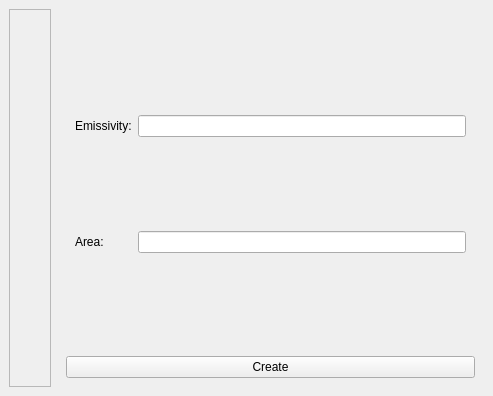
<?xml version="1.0" encoding="UTF-8"?>
<ui version="4.0">
 <class>RadiacaoAPP</class>
 <widget class="QMainWindow" name="RadiacaoAPP">
  <property name="geometry">
   <rect>
    <x>0</x>
    <y>0</y>
    <width>493</width>
    <height>396</height>
   </rect>
  </property>
  <property name="sizePolicy">
   <sizepolicy hsizetype="Fixed" vsizetype="Fixed">
    <horstretch>0</horstretch>
    <verstretch>0</verstretch>
   </sizepolicy>
  </property>
  <property name="maximumSize">
   <size>
    <width>493</width>
    <height>396</height>
   </size>
  </property>
  <property name="windowTitle">
   <string>RadiacaoAPP</string>
  </property>
  <widget class="QWidget" name="centralwidget">
   <layout class="QHBoxLayout" name="horizontalLayout">
    <item>
     <widget class="QFrame" name="frame">
      <property name="frameShape">
       <enum>QFrame::StyledPanel</enum>
      </property>
      <property name="frameShadow">
       <enum>QFrame::Raised</enum>
      </property>
      <layout class="QGridLayout" name="gridLayout">
       <property name="leftMargin">
        <number>0</number>
       </property>
       <property name="topMargin">
        <number>0</number>
       </property>
       <property name="rightMargin">
        <number>0</number>
       </property>
       <property name="bottomMargin">
        <number>0</number>
       </property>
       <property name="spacing">
        <number>0</number>
       </property>
       <item row="4" column="0" alignment="Qt::AlignHCenter">
        <widget class="QPushButton" name="res_but">
         <property name="focusPolicy">
          <enum>Qt::NoFocus</enum>
         </property>
         <property name="toolTip">
          <string>&lt;html&gt;&lt;head/&gt;&lt;body&gt;&lt;p&gt;Solve&lt;/p&gt;&lt;/body&gt;&lt;/html&gt;</string>
         </property>
         <property name="text">
          <string/>
         </property>
         <property name="icon">
          <iconset resource="resources RDAPP/res.qrc">
           <normaloff>:/MainWindow/solve.png</normaloff>:/MainWindow/solve.png</iconset>
         </property>
         <property name="iconSize">
          <size>
           <width>60</width>
           <height>60</height>
          </size>
         </property>
         <property name="flat">
          <bool>true</bool>
         </property>
        </widget>
       </item>
       <item row="2" column="0" alignment="Qt::AlignHCenter">
        <widget class="QPushButton" name="cpl_but">
         <property name="focusPolicy">
          <enum>Qt::NoFocus</enum>
         </property>
         <property name="toolTip">
          <string>&lt;html&gt;&lt;head/&gt;&lt;body&gt;&lt;p&gt;Couplings&lt;/p&gt;&lt;/body&gt;&lt;/html&gt;</string>
         </property>
         <property name="text">
          <string/>
         </property>
         <property name="icon">
          <iconset resource="resources RDAPP/res.qrc">
           <normaloff>:/MainWindow/coupling.png</normaloff>:/MainWindow/coupling.png</iconset>
         </property>
         <property name="iconSize">
          <size>
           <width>60</width>
           <height>60</height>
          </size>
         </property>
         <property name="flat">
          <bool>true</bool>
         </property>
        </widget>
       </item>
       <item row="1" column="0" alignment="Qt::AlignHCenter">
        <widget class="QPushButton" name="view_but">
         <property name="focusPolicy">
          <enum>Qt::NoFocus</enum>
         </property>
         <property name="toolTip">
          <string>&lt;html&gt;&lt;head/&gt;&lt;body&gt;&lt;p&gt;Views&lt;/p&gt;&lt;/body&gt;&lt;/html&gt;</string>
         </property>
         <property name="text">
          <string/>
         </property>
         <property name="icon">
          <iconset resource="resources RDAPP/res.qrc">
           <normaloff>:/MainWindow/view.png</normaloff>:/MainWindow/view.png</iconset>
         </property>
         <property name="iconSize">
          <size>
           <width>60</width>
           <height>60</height>
          </size>
         </property>
         <property name="flat">
          <bool>true</bool>
         </property>
        </widget>
       </item>
       <item row="0" column="0" alignment="Qt::AlignHCenter">
        <widget class="QPushButton" name="radsurf_but">
         <property name="enabled">
          <bool>true</bool>
         </property>
         <property name="sizePolicy">
          <sizepolicy hsizetype="Fixed" vsizetype="Fixed">
           <horstretch>0</horstretch>
           <verstretch>0</verstretch>
          </sizepolicy>
         </property>
         <property name="focusPolicy">
          <enum>Qt::NoFocus</enum>
         </property>
         <property name="toolTip">
          <string notr="true" comment="rwerwerw" extracomment="Hey">&lt;html&gt;&lt;head/&gt;&lt;body&gt;&lt;p&gt;Radiant Surfaces&lt;/p&gt;&lt;/body&gt;&lt;/html&gt;</string>
         </property>
         <property name="toolTipDuration">
          <number>-1</number>
         </property>
         <property name="statusTip">
          <string/>
         </property>
         <property name="whatsThis">
          <string/>
         </property>
         <property name="text">
          <string/>
         </property>
         <property name="icon">
          <iconset resource="resources RDAPP/res.qrc">
           <normaloff>:/MainWindow/radsurf.png</normaloff>:/MainWindow/radsurf.png</iconset>
         </property>
         <property name="iconSize">
          <size>
           <width>60</width>
           <height>60</height>
          </size>
         </property>
         <property name="flat">
          <bool>true</bool>
         </property>
        </widget>
       </item>
       <item row="3" column="0" alignment="Qt::AlignHCenter">
        <widget class="QPushButton" name="load_but">
         <property name="focusPolicy">
          <enum>Qt::NoFocus</enum>
         </property>
         <property name="toolTip">
          <string>&lt;html&gt;&lt;head/&gt;&lt;body&gt;&lt;p&gt;Loads&lt;/p&gt;&lt;/body&gt;&lt;/html&gt;</string>
         </property>
         <property name="text">
          <string/>
         </property>
         <property name="icon">
          <iconset resource="resources RDAPP/res.qrc">
           <normaloff>:/MainWindow/loads.png</normaloff>:/MainWindow/loads.png</iconset>
         </property>
         <property name="iconSize">
          <size>
           <width>60</width>
           <height>60</height>
          </size>
         </property>
         <property name="flat">
          <bool>true</bool>
         </property>
        </widget>
       </item>
      </layout>
     </widget>
    </item>
    <item>
     <widget class="QStackedWidget" name="stackedWidget">
      <property name="currentIndex">
       <number>0</number>
      </property>
      <widget class="QWidget" name="page">
       <layout class="QGridLayout" name="gridLayout_3">
        <item row="0" column="0" colspan="2">
         <widget class="QFrame" name="frame_2">
          <property name="frameShape">
           <enum>QFrame::NoFrame</enum>
          </property>
          <property name="frameShadow">
           <enum>QFrame::Raised</enum>
          </property>
          <layout class="QGridLayout" name="gridLayout_2">
           <item row="0" column="0">
            <widget class="QLabel" name="label">
             <property name="text">
              <string>Emissivity:</string>
             </property>
            </widget>
           </item>
           <item row="0" column="1">
            <widget class="QLineEdit" name="emissivity_text">
             <property name="alignment">
              <set>Qt::AlignRight|Qt::AlignTrailing|Qt::AlignVCenter</set>
             </property>
            </widget>
           </item>
           <item row="1" column="0">
            <widget class="QLabel" name="label_2">
             <property name="text">
              <string>Area:</string>
             </property>
            </widget>
           </item>
           <item row="1" column="1">
            <widget class="QLineEdit" name="area_text">
             <property name="alignment">
              <set>Qt::AlignRight|Qt::AlignTrailing|Qt::AlignVCenter</set>
             </property>
            </widget>
           </item>
          </layout>
         </widget>
        </item>
        <item row="1" column="0" colspan="2">
         <widget class="QPushButton" name="submit_radsurf_but">
          <property name="focusPolicy">
           <enum>Qt::NoFocus</enum>
          </property>
          <property name="text">
           <string>Create</string>
          </property>
         </widget>
        </item>
       </layout>
      </widget>
      <widget class="QWidget" name="page_2">
       <layout class="QGridLayout" name="gridLayout_5">
        <item row="0" column="0" colspan="2">
         <widget class="QFrame" name="frame_3">
          <property name="frameShape">
           <enum>QFrame::NoFrame</enum>
          </property>
          <property name="frameShadow">
           <enum>QFrame::Raised</enum>
          </property>
          <layout class="QGridLayout" name="gridLayout_4">
           <item row="2" column="0">
            <widget class="QLabel" name="label_3">
             <property name="text">
              <string>View Factor:</string>
             </property>
            </widget>
           </item>
           <item row="2" column="1" colspan="2">
            <widget class="QLineEdit" name="view_viewfactor_text">
             <property name="alignment">
              <set>Qt::AlignRight|Qt::AlignTrailing|Qt::AlignVCenter</set>
             </property>
            </widget>
           </item>
           <item row="1" column="0">
            <widget class="QLabel" name="label_5">
             <property name="text">
              <string>Arrival Radiant Surface:</string>
             </property>
            </widget>
           </item>
           <item row="0" column="0">
            <widget class="QLabel" name="label_4">
             <property name="maximumSize">
              <size>
               <width>171</width>
               <height>16777215</height>
              </size>
             </property>
             <property name="text">
              <string>Departure Radiant Surface:</string>
             </property>
            </widget>
           </item>
           <item row="1" column="1" colspan="2">
            <widget class="QComboBox" name="view_arrival_radsurf_combobox"/>
           </item>
           <item row="0" column="1" colspan="2">
            <widget class="QComboBox" name="view_departure_radsurf_combobox"/>
           </item>
          </layout>
         </widget>
        </item>
        <item row="1" column="0">
         <widget class="QPushButton" name="clear_all_views_but">
          <property name="focusPolicy">
           <enum>Qt::NoFocus</enum>
          </property>
          <property name="toolTip">
           <string>&lt;html&gt;&lt;head/&gt;&lt;body&gt;&lt;p&gt;Clear All Views&lt;/p&gt;&lt;/body&gt;&lt;/html&gt;</string>
          </property>
          <property name="text">
           <string>Clear</string>
          </property>
         </widget>
        </item>
        <item row="1" column="1">
         <widget class="QPushButton" name="create_view_but">
          <property name="focusPolicy">
           <enum>Qt::NoFocus</enum>
          </property>
          <property name="text">
           <string>Create</string>
          </property>
         </widget>
        </item>
       </layout>
      </widget>
      <widget class="QWidget" name="page_3">
       <layout class="QGridLayout" name="gridLayout_7">
        <item row="1" column="1">
         <widget class="QPushButton" name="create_cpl_but">
          <property name="focusPolicy">
           <enum>Qt::NoFocus</enum>
          </property>
          <property name="text">
           <string>Create</string>
          </property>
         </widget>
        </item>
        <item row="1" column="0">
         <widget class="QPushButton" name="clear_all_cpl_but">
          <property name="focusPolicy">
           <enum>Qt::NoFocus</enum>
          </property>
          <property name="toolTip">
           <string>&lt;html&gt;&lt;head/&gt;&lt;body&gt;&lt;p&gt;Clear All Couplings&lt;/p&gt;&lt;/body&gt;&lt;/html&gt;</string>
          </property>
          <property name="text">
           <string>Clear</string>
          </property>
         </widget>
        </item>
        <item row="0" column="0" colspan="2">
         <widget class="QFrame" name="frame_4">
          <property name="frameShape">
           <enum>QFrame::NoFrame</enum>
          </property>
          <property name="frameShadow">
           <enum>QFrame::Raised</enum>
          </property>
          <layout class="QGridLayout" name="gridLayout_6">
           <item row="0" column="0">
            <widget class="QLabel" name="label_8">
             <property name="text">
              <string>Radiant Surface to be Coupled:</string>
             </property>
            </widget>
           </item>
           <item row="0" column="1" colspan="3">
            <widget class="QComboBox" name="cpl_radsurf_add_combobox"/>
           </item>
           <item row="0" column="4">
            <widget class="QPushButton" name="cpl_radsurf_add_but">
             <property name="focusPolicy">
              <enum>Qt::NoFocus</enum>
             </property>
             <property name="text">
              <string>Add</string>
             </property>
            </widget>
           </item>
           <item row="3" column="0">
            <widget class="QLabel" name="label_6">
             <property name="text">
              <string>Energy Generation:</string>
             </property>
            </widget>
           </item>
           <item row="6" column="0">
            <widget class="QLabel" name="label_9">
             <property name="text">
              <string>Non Linear Value Parameter:</string>
             </property>
            </widget>
           </item>
           <item row="6" column="1" colspan="4">
            <widget class="QLineEdit" name="cpl_nonlin_text">
             <property name="alignment">
              <set>Qt::AlignRight|Qt::AlignTrailing|Qt::AlignVCenter</set>
             </property>
            </widget>
           </item>
           <item row="3" column="1" colspan="4">
            <widget class="QLineEdit" name="cpl_egen_text">
             <property name="alignment">
              <set>Qt::AlignRight|Qt::AlignTrailing|Qt::AlignVCenter</set>
             </property>
            </widget>
           </item>
           <item row="5" column="0">
            <widget class="QLabel" name="label_7">
             <property name="text">
              <string>Non Linear Phenomena:</string>
             </property>
            </widget>
           </item>
           <item row="5" column="1" colspan="4">
            <widget class="QComboBox" name="cpl_nonlin_combobox">
             <item>
              <property name="text">
               <string>None</string>
              </property>
             </item>
             <item>
              <property name="text">
               <string>Conduction</string>
              </property>
             </item>
             <item>
              <property name="text">
               <string>Convection</string>
              </property>
             </item>
            </widget>
           </item>
           <item row="1" column="0">
            <widget class="QPushButton" name="cpl_radsurf_clear_but">
             <property name="focusPolicy">
              <enum>Qt::NoFocus</enum>
             </property>
             <property name="text">
              <string>Clear Surfaces in Couping</string>
             </property>
            </widget>
           </item>
           <item row="1" column="1" colspan="4">
            <widget class="QPushButton" name="cpl_radsurf_list_but">
             <property name="focusPolicy">
              <enum>Qt::NoFocus</enum>
             </property>
             <property name="text">
              <string>List Surfaces in Coupling</string>
             </property>
            </widget>
           </item>
          </layout>
         </widget>
        </item>
       </layout>
      </widget>
      <widget class="QWidget" name="page_4">
       <layout class="QGridLayout" name="gridLayout_9">
        <item row="0" column="0" colspan="2">
         <widget class="QFrame" name="frame_5">
          <property name="frameShape">
           <enum>QFrame::NoFrame</enum>
          </property>
          <property name="frameShadow">
           <enum>QFrame::Raised</enum>
          </property>
          <layout class="QGridLayout" name="gridLayout_8">
           <item row="2" column="0">
            <widget class="QLabel" name="label_10">
             <property name="text">
              <string>Value:</string>
             </property>
            </widget>
           </item>
           <item row="2" column="1" colspan="2">
            <widget class="QLineEdit" name="load_val_text">
             <property name="toolTip">
              <string>&lt;html&gt;&lt;head/&gt;&lt;body&gt;&lt;p&gt;Value of the Load. Temperatures must be given in Kelvin.&lt;/p&gt;&lt;/body&gt;&lt;/html&gt;</string>
             </property>
             <property name="alignment">
              <set>Qt::AlignRight|Qt::AlignTrailing|Qt::AlignVCenter</set>
             </property>
            </widget>
           </item>
           <item row="1" column="0">
            <widget class="QLabel" name="label_11">
             <property name="text">
              <string>Radiant Surface:</string>
             </property>
            </widget>
           </item>
           <item row="0" column="0">
            <widget class="QLabel" name="label_12">
             <property name="maximumSize">
              <size>
               <width>100</width>
               <height>16777215</height>
              </size>
             </property>
             <property name="text">
              <string>Type of Load:</string>
             </property>
            </widget>
           </item>
           <item row="1" column="1" colspan="2">
            <widget class="QComboBox" name="load_radsurf_combobox"/>
           </item>
           <item row="0" column="1" colspan="2">
            <widget class="QComboBox" name="load_type_combobox">
             <item>
              <property name="text">
               <string>Temperature Given</string>
              </property>
             </item>
             <item>
              <property name="text">
               <string>Heat Flow Given</string>
              </property>
             </item>
             <item>
              <property name="text">
               <string>Radiosity Given</string>
              </property>
             </item>
            </widget>
           </item>
          </layout>
         </widget>
        </item>
        <item row="1" column="0">
         <widget class="QPushButton" name="clear_all_load_but">
          <property name="focusPolicy">
           <enum>Qt::NoFocus</enum>
          </property>
          <property name="toolTip">
           <string>&lt;html&gt;&lt;head/&gt;&lt;body&gt;&lt;p&gt;Clear All Loads&lt;/p&gt;&lt;/body&gt;&lt;/html&gt;</string>
          </property>
          <property name="text">
           <string>Clear</string>
          </property>
         </widget>
        </item>
        <item row="1" column="1">
         <widget class="QPushButton" name="create_load_but">
          <property name="focusPolicy">
           <enum>Qt::NoFocus</enum>
          </property>
          <property name="text">
           <string>Create</string>
          </property>
         </widget>
        </item>
       </layout>
      </widget>
      <widget class="QWidget" name="page_5">
       <layout class="QHBoxLayout" name="horizontalLayout_2">
        <item>
         <widget class="QFrame" name="frame_6">
          <property name="frameShape">
           <enum>QFrame::NoFrame</enum>
          </property>
          <property name="frameShadow">
           <enum>QFrame::Raised</enum>
          </property>
          <layout class="QGridLayout" name="gridLayout_10">
           <item row="1" column="0">
            <widget class="QPushButton" name="load_file_but">
             <property name="enabled">
              <bool>false</bool>
             </property>
             <property name="focusPolicy">
              <enum>Qt::NoFocus</enum>
             </property>
             <property name="toolTip">
              <string>&lt;html&gt;&lt;head/&gt;&lt;body&gt;&lt;p&gt;Clears All Entities Created and Loads a new System Saved&lt;/p&gt;&lt;/body&gt;&lt;/html&gt;</string>
             </property>
             <property name="text">
              <string>Load System File</string>
             </property>
            </widget>
           </item>
           <item row="1" column="1">
            <widget class="QPushButton" name="save_file_but">
             <property name="enabled">
              <bool>false</bool>
             </property>
             <property name="focusPolicy">
              <enum>Qt::NoFocus</enum>
             </property>
             <property name="toolTip">
              <string>&lt;html&gt;&lt;head/&gt;&lt;body&gt;&lt;p&gt;Save the Radiant System to a file&lt;/p&gt;&lt;/body&gt;&lt;/html&gt;</string>
             </property>
             <property name="text">
              <string>Save System File</string>
             </property>
            </widget>
           </item>
           <item row="3" column="0">
            <widget class="QPushButton" name="save_ls_but">
             <property name="minimumSize">
              <size>
               <width>0</width>
               <height>52</height>
              </size>
             </property>
             <property name="baseSize">
              <size>
               <width>0</width>
               <height>0</height>
              </size>
             </property>
             <property name="font">
              <font>
               <pointsize>12</pointsize>
              </font>
             </property>
             <property name="focusPolicy">
              <enum>Qt::NoFocus</enum>
             </property>
             <property name="toolTip">
              <string>&lt;html&gt;&lt;head/&gt;&lt;body&gt;&lt;p&gt;&lt;span style=&quot; font-size:10pt;&quot;&gt;Saves the Linear System in .csv files&lt;/span&gt;&lt;/p&gt;&lt;/body&gt;&lt;/html&gt;</string>
             </property>
             <property name="text">
              <string>Save LS</string>
             </property>
            </widget>
           </item>
           <item row="3" column="1">
            <widget class="QPushButton" name="solve_but">
             <property name="minimumSize">
              <size>
               <width>0</width>
               <height>52</height>
              </size>
             </property>
             <property name="baseSize">
              <size>
               <width>0</width>
               <height>0</height>
              </size>
             </property>
             <property name="font">
              <font>
               <pointsize>12</pointsize>
              </font>
             </property>
             <property name="focusPolicy">
              <enum>Qt::NoFocus</enum>
             </property>
             <property name="toolTip">
              <string>&lt;html&gt;&lt;head/&gt;&lt;body&gt;&lt;p&gt;&lt;span style=&quot; font-size:10pt;&quot;&gt;Solves the Linear System&lt;/span&gt;&lt;/p&gt;&lt;/body&gt;&lt;/html&gt;</string>
             </property>
             <property name="text">
              <string>Solve!</string>
             </property>
            </widget>
           </item>
           <item row="0" column="0" colspan="2">
            <widget class="QPushButton" name="clear_all_but">
             <property name="focusPolicy">
              <enum>Qt::NoFocus</enum>
             </property>
             <property name="toolTip">
              <string>&lt;html&gt;&lt;head/&gt;&lt;body&gt;&lt;p&gt;Clears all Entities Created&lt;/p&gt;&lt;/body&gt;&lt;/html&gt;</string>
             </property>
             <property name="text">
              <string>Clear All</string>
             </property>
            </widget>
           </item>
           <item row="2" column="0" colspan="2">
            <widget class="QProgressBar" name="progressBar">
             <property name="value">
              <number>24</number>
             </property>
            </widget>
           </item>
          </layout>
         </widget>
        </item>
       </layout>
      </widget>
     </widget>
    </item>
   </layout>
  </widget>
 </widget>
 <resources>
  <include location="resources RDAPP/res.qrc"/>
 </resources>
 <connections/>
</ui>
